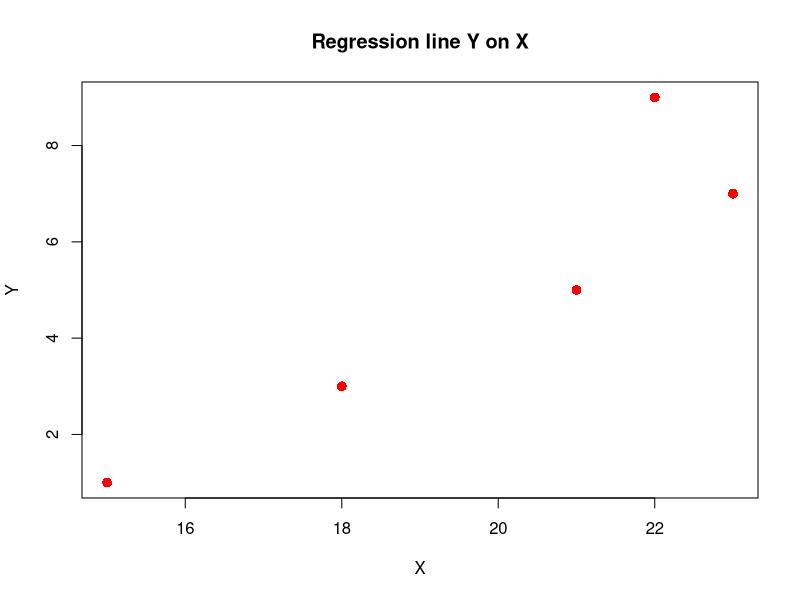
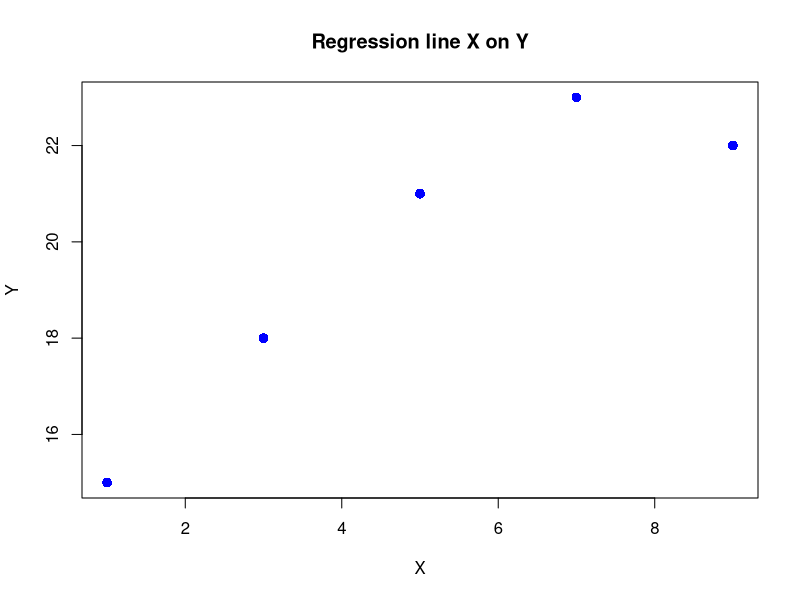

Here is the R script that generated these plots, in order:
x=c(1,3,5,7,9)
y=c(15,18,21,23,22)
mean_x=mean(x)
mean_y=mean(y)
num=sum((x-mean_x)*(y-mean_y))
den1=(sum((x-mean_x)^2))
den2=(sum((y-mean_y)^2))
byx=num/den1
bxy=num/den2
r=sqrt(bxy*byx)
model=lm(y~x)
a=data.frame(x=4)
ans=predict(model,a)
sprintf("Mean of X is %d and Y is %.3f",mean_x,mean_y)
sprintf("Regression Coefficient is %.3f",r)
sprintf("Regression line of X on Y => X - %d = %.2f(Y - %.1f)",mean_x,bxy,mean_y)
sprintf("Regression line of Y on X => Y - %.1f = %.2f(X - %d)",mean_y,byx,mean_x)
sprintf("The maintenance cost for a 4-year-old car is %.3f",ans)
plot(y, x, col = "red", main = "Regression line Y on X", abline(lm(y~x)), 
     cex = 1.3, pch = 16, xlab = "X", ylab = "Y")
plot(x, y, col = "blue", main = "Regression line X on Y", abline(lm(x~y)), 
     cex = 1.3, pch = 16, xlab = "X", ylab = "Y")




